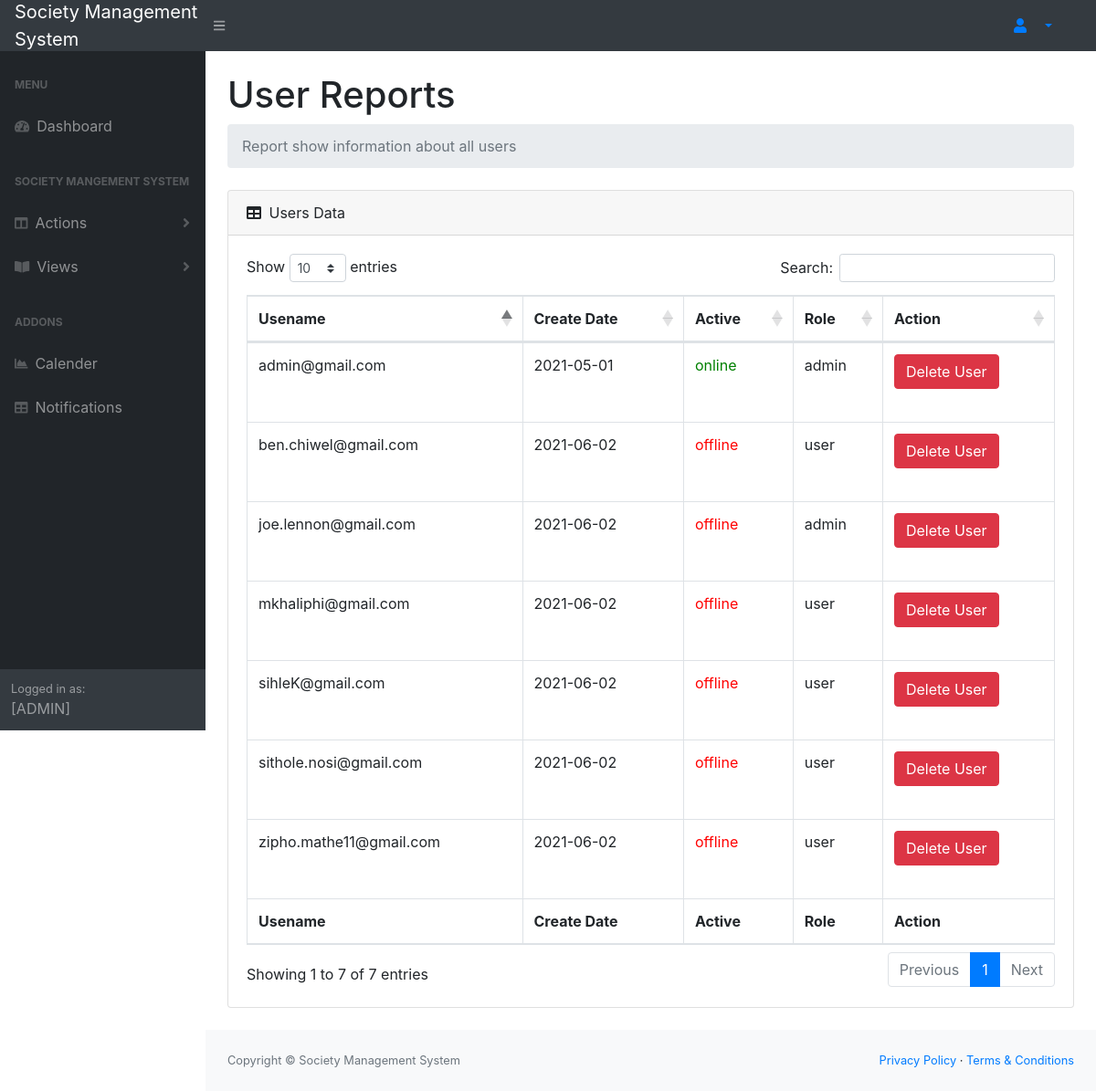
/users.php, run on an earlier commit of the app's database.
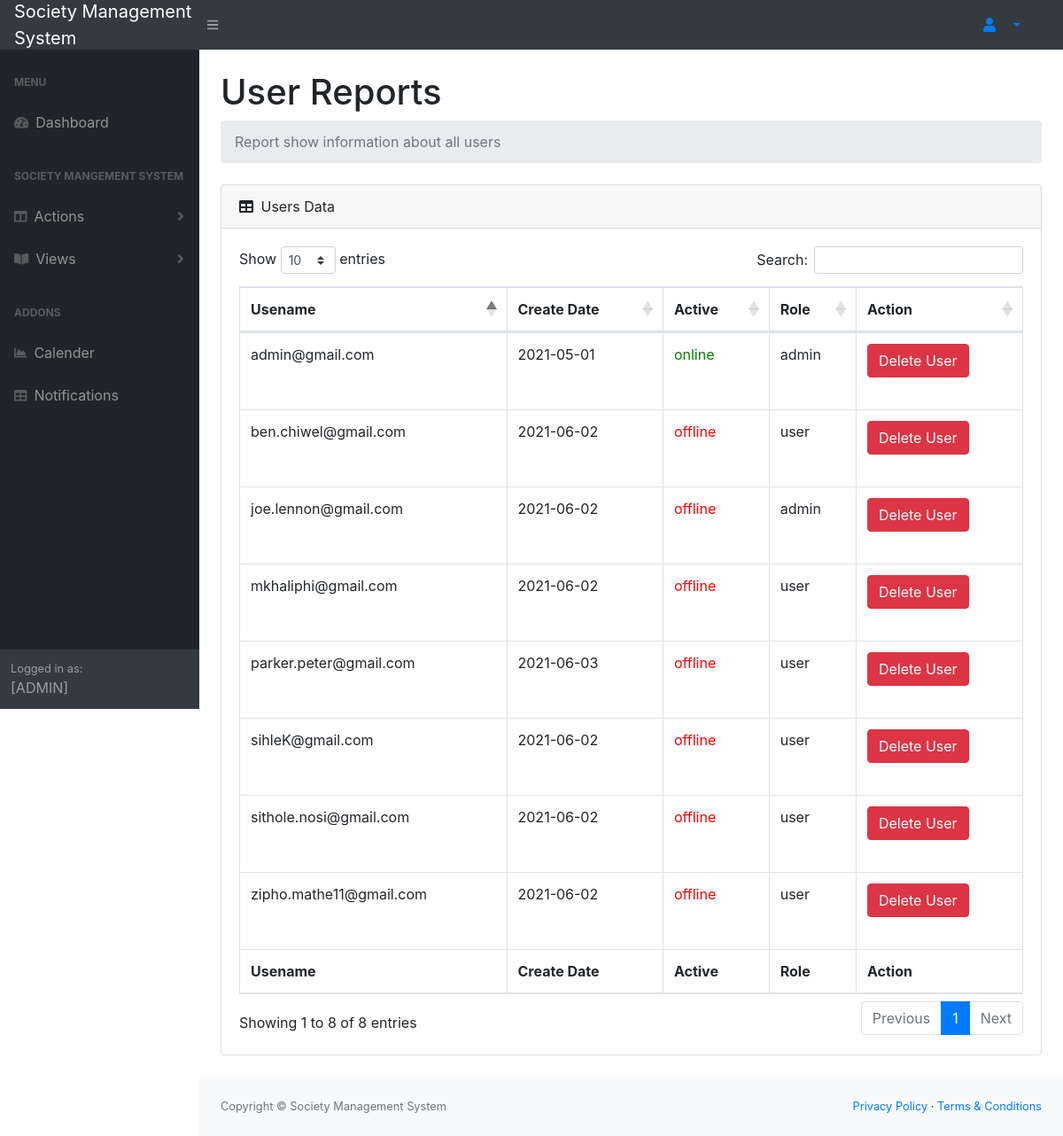
And on a later commit of the database.
### tables this page shows
CREATE TABLE `user` (
  `userId` int(10) NOT NULL,
  `email` varchar(50) NOT NULL,
  `password` varchar(25) NOT NULL,
  `createDate` varchar(12) NOT NULL,
  `active` varchar(10) NOT NULL
);

CREATE TABLE `role` (
  `role_id` int(10) NOT NULL,
  `name` varchar(15) NOT NULL
);

### users.php (the view, shortened to what the changed rows need)
<?php
include("connection.php");
$name = $_SESSION['name'];
?>
<!DOCTYPE html>
<html lang="en">
    <head>
        <link href="css/styles.css" rel="stylesheet" />
        <link href="https://cdn.datatables.net/1.10.20/css/dataTables.bootstrap4.min.css" rel="stylesheet" />
    </head>
    <body class="sb-nav-fixed">
        <div id="layoutSidenav">
            <div id="layoutSidenav_content">
                <main>
                    <div class="container-fluid">
                        <h1 class="mt-4">User Reports</h1>
                        <div class="card mb-4">
                            <div class="card-body">
                                <div class="table-responsive">
                                    <table class="table table-bordered" id="dataTable" width="100%" cellspacing="0">
                                        <thead>
                                            <tr>
                                            <th>Usename</th>
                                                <th>Create Date</th>
                                                <th>Active</th>
                                                <th>Role</th>
                                                <th>Action</th>
                                            </tr>
                                        </thead>
                                        <tfoot>
                                            <tr>
                                                <th>Usename</th>
                                                <th>Create Date</th>
                                                <th>Active</th>
                                                <th>Role</th>
                                                <th>Action</th>
                                            </tr>
                                        </tfoot>
                                        <tbody>
                                             <?php
                                               $payQuery = "SELECT u.userId,u.email,u.createDate,u.active, r.name
                                                            FROM user u, user_role m, role r
                                                            WHERE u.userId = m.user_id
                                                            AND r.role_id = m.role_id
                                                            AND  u.email <> '$name'";
                                               $payment = mysqli_query($con,$payQuery) or die(mysqli_error($con));
                                               while($data = mysqli_fetch_array($payment))
                                               {
                                                   $id = $data['userId'];
                                                   $username = $data['email'];
                                                   $date = $data['createDate'];
                                                   $status = $data['active'];
                                                   $name = $data['name'];
                                                   $color = "";
                                                   if($status == "offline")
                                                   {
                                                       $color= "color:red";
                                                   }
                                                   else {
                                                    $color= "color:green";
                                                   }
                                               ?>
                                               <tr>
                                                    <td> <?php echo $username;  ?>  </td>
                                                    <td> <?php echo $date;  ?> </td>
                                                    <td style ='<?php echo $color ?> '> <?php echo $status;  ?> </td>
                                                    <td> <?php echo $name;  ?> </td>
                                                       <td>  <a href="delUser.php?id=<?php echo $id; ?>&role=<?php echo $name; ?>" class="btn btn-danger btn-rounded mb-4" >Delete User</a></td>
                                                </tr>
                                               <?php
                                               }
                                              ?>
                                        </tbody>
                                    </table>
                                </div>
                            </div>
                        </div>
                    </div>
                </main>
            </div>
        </div>
    </body>
</html>

What changed in the data, as far as the page shows it:
added user: email "parker.peter@gmail.com", createDate "2021-06-03", active "offline", role.name "user"
Also different on the page:
text written by a page script: "Show entries Search: Showing 1 to 7 of 7 entries Previous 1 Next" → "Show entries Search: Showing 1 to 8 of 8 entries Previous 1 Next"
